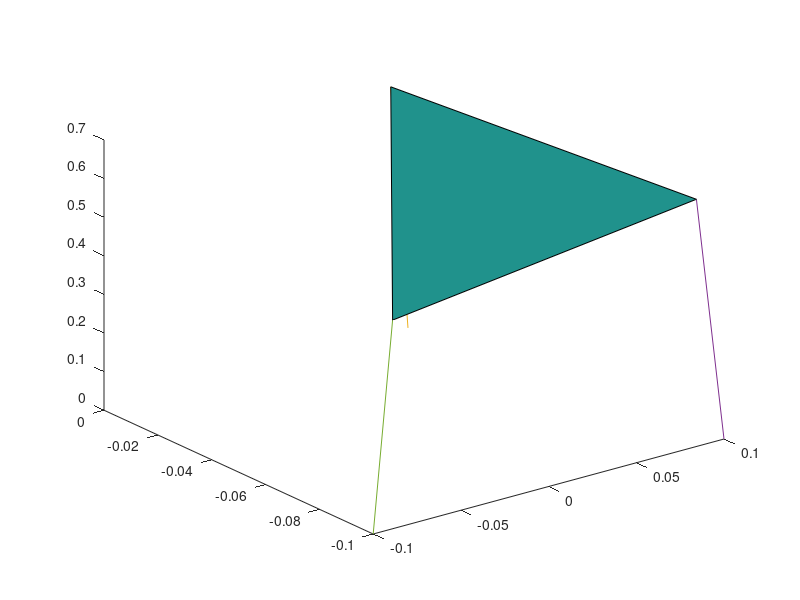

Recreate this plot in MATLAB.
%% Motion control for a 3 DoF Stewart platform mechanism
%
% Arash Gobal
%
% This program provides the final length of the hydraulic jacks of a 3
% degree of freedom Stewart platform given the initial and limit length of
% jacks, their base positions and width and length of the platform and the
% platforms final required position (desired elevation and roll and pitch
% angles).
%
% For the sake of simplicity, jacks are assumed to be identical
%

%% Geometry of the mechanism

% Platform dimensions

prompt = {'Length (m):', 'Width (m):'};
dlg_title = 'Platform geometry';
num_lines = 1;
defaultans = {'0.0833', '0.1'};
answer = inputdlg(prompt, dlg_title, num_lines, defaultans);

platform_length = str2double(char(answer(1)));
platform_width = str2double(char(answer(2)));

% Jack properties

prompt = {'Closed length (m):', 'Displacement (m):'};
dlg_title = 'Jack properties';
num_lines = 1;
defaultans = {'0.42', '0.35'};
answer = inputdlg(prompt, dlg_title, num_lines, defaultans);

closed_length = str2double(char(answer(1)));
limit_length = str2double(char(answer(2)))+str2double(char(answer(1)));

% Jack base locations

prompt = {'X-1 (m):', 'Y-1 (m):', 'X-2 (m):', 'Y-2 (m):', 'X-3 (m):', 'Y-3 (m):'};
dlg_title = 'Jack basis';
num_lines = 1;
defaultans = {'0.0733', '0', '0.1', '-0.1', '-0.1', '-0.1'};
answer = inputdlg(prompt, dlg_title, num_lines, defaultans);

jack1_b = [str2double(char(answer(1))) str2double(char(answer(2))) 0];
jack2_b = [str2double(char(answer(3))) str2double(char(answer(4))) 0];
jack3_b = [str2double(char(answer(5))) str2double(char(answer(6))) 0];


% Jack-to-platform connections

prompt = {'X-1 (m):', 'Y-1 (m):', 'X-2 (m):', 'Y-2 (m):', 'X-3 (m):', 'Y-3 (m):'};
dlg_title = 'Jack-to-platform connections';
num_lines = 1;
defaultans = {'0.0733', '0', '0.1', '-0.1', '-0.1', '-0.1'};
answer = inputdlg(prompt, dlg_title, num_lines, defaultans);

jack1_p = [str2double(char(answer(1))) str2double(char(answer(2)))];
jack2_p = [str2double(char(answer(3))) str2double(char(answer(4)))];
jack3_p = [str2double(char(answer(5))) str2double(char(answer(6)))];

% Initial platform elevation and angles
z_0 = closed_length;    % initial elevation
theta_0 = 0;    % initial roll angle
phi_0 = 0;      % initial pitch angle

% Desired final platform location (central location and roll and pitch
% angles)

error = 1;
while (error == 1)
    prompt = {'Central elevation (m):', 'Roll angle (deg):', 'Pitch angle (deg):'};
    dlg_title = 'Final platform location';
    num_lines = 1;
    defaultans = {'0.6', '10', '30'};
    answer = inputdlg(prompt, dlg_title, num_lines, defaultans);

    z_final = str2double(char(answer(1)));
    theta = str2double(char(answer(2)))*pi/180;
    phi = str2double(char(answer(3)))*pi/180;
    
    e1 = z_final+jack1_p(1)*sin(phi)+jack1_p(2)*sin(theta);
    e2 = z_final+jack2_p(1)*sin(phi)+jack2_p(2)*sin(theta);
    e3 = z_final+jack3_p(1)*sin(phi)+jack3_p(2)*sin(theta);
    error = 0;
    if (e1 < closed_length) || (e2 < closed_length) || (e3 < closed_length) || (e1 > limit_length) || (e2 > limit_length) || (e3 > limit_length)
        error = 1;
    else
        error = 0;
    end
end

%% Final end locations
jack1_initial = [jack1_p z_0];
jack1_final = [jack1_initial(1)*cos(phi) jack1_initial(2)*cos(theta) z_final+jack1_initial(1)*sin(phi)+jack1_initial(2)*sin(theta)];
jack1_length = sqrt((jack1_final(1) - jack1_b(1))^2 + (jack1_final(2) - jack1_b(2))^2 + (jack1_final(3) - jack1_b(3))^2);

jack2_initial = [jack2_p z_0];
jack2_final = [jack2_initial(1)*cos(phi) jack2_initial(2)*cos(theta) z_final+jack2_initial(1)*sin(phi)+jack2_initial(2)*sin(theta)];
jack2_length = sqrt((jack2_final(1) - jack2_b(1))^2 + (jack2_final(2) - jack2_b(2))^2 + (jack2_final(3) - jack2_b(3))^2);

jack3_initial = [jack3_p z_0];
jack3_final = [jack3_initial(1)*cos(phi) jack3_initial(2)*cos(theta) z_final+jack3_initial(1)*sin(phi)+jack3_initial(2)*sin(theta)];
jack3_length = sqrt((jack3_final(1) - jack3_b(1))^2 + (jack3_final(2) - jack3_b(2))^2 + (jack3_final(3) - jack3_b(3))^2);

disp('Final displacements of each jack:');
S=sprintf('Jack 1 displacement: %0.5g meters',(jack1_length - z_0));
disp(S);
S=sprintf('Jack 2 displacement: %0.5g meters',(jack2_length - z_0));
disp(S);
S=sprintf('Jack 3 displacement: %0.5g meters',(jack3_length - z_0));
disp(S);

% Plot the movement and base
xb = [jack1_b(1) jack2_b(1) jack3_b(1)];
yb = [jack1_b(2) jack2_b(2) jack3_b(2)];
zb = [jack1_b(3) jack2_b(3) jack3_b(3)];

x0 = [jack1_initial(1) jack2_initial(1) jack3_initial(1)];
y0 = [jack1_initial(2) jack2_initial(2) jack3_initial(2)];
z0 = [jack1_initial(3) jack2_initial(3) jack3_initial(3)];
plot3(0.1,0.0,0.7,-0.1,-0.1,0)
hold on

plot3([xb(1) x0(1)], [yb(1) y0(1)], [zb(1) z0(1)]);
plot3([xb(2) x0(2)], [yb(2) y0(2)], [zb(2) z0(2)]);
plot3([xb(3) x0(3)], [yb(3) y0(3)], [zb(3) z0(3)]);
fill3(x0,y0,z0,1);
hold off

for i = 1:100
    x = [(x0(1) + i*(jack1_final(1) - x0(1))/100) (x0(2) + i*(jack2_final(1) - x0(2))/100) (x0(3) + i*(jack3_final(1) - x0(3))/100)];
    y = [(y0(1) + i*(jack1_final(2) - y0(1))/100) (y0(2) + i*(jack2_final(2) - y0(2))/100) (y0(3) + i*(jack3_final(2) - y0(3))/100)];
    z = [(z0(1) + i*(jack1_final(3) - z0(1))/100) (z0(2) + i*(jack2_final(3) - z0(2))/100) (z0(3) + i*(jack3_final(3) - z0(3))/100)];
    plot3(0.1,0.0,0.7,-0.1,-0.1,0)
    hold on
    plot3([xb(1) x(1)], [yb(1) y(1)], [zb(1) z(1)]);
    plot3([xb(2) x(2)], [yb(2) y(2)], [zb(2) z(2)]);
    plot3([xb(3) x(3)], [yb(3) y(3)], [zb(3) z(3)]);
    fill3(x,y,z,1)
    hold off
    pause(0.1);
end
